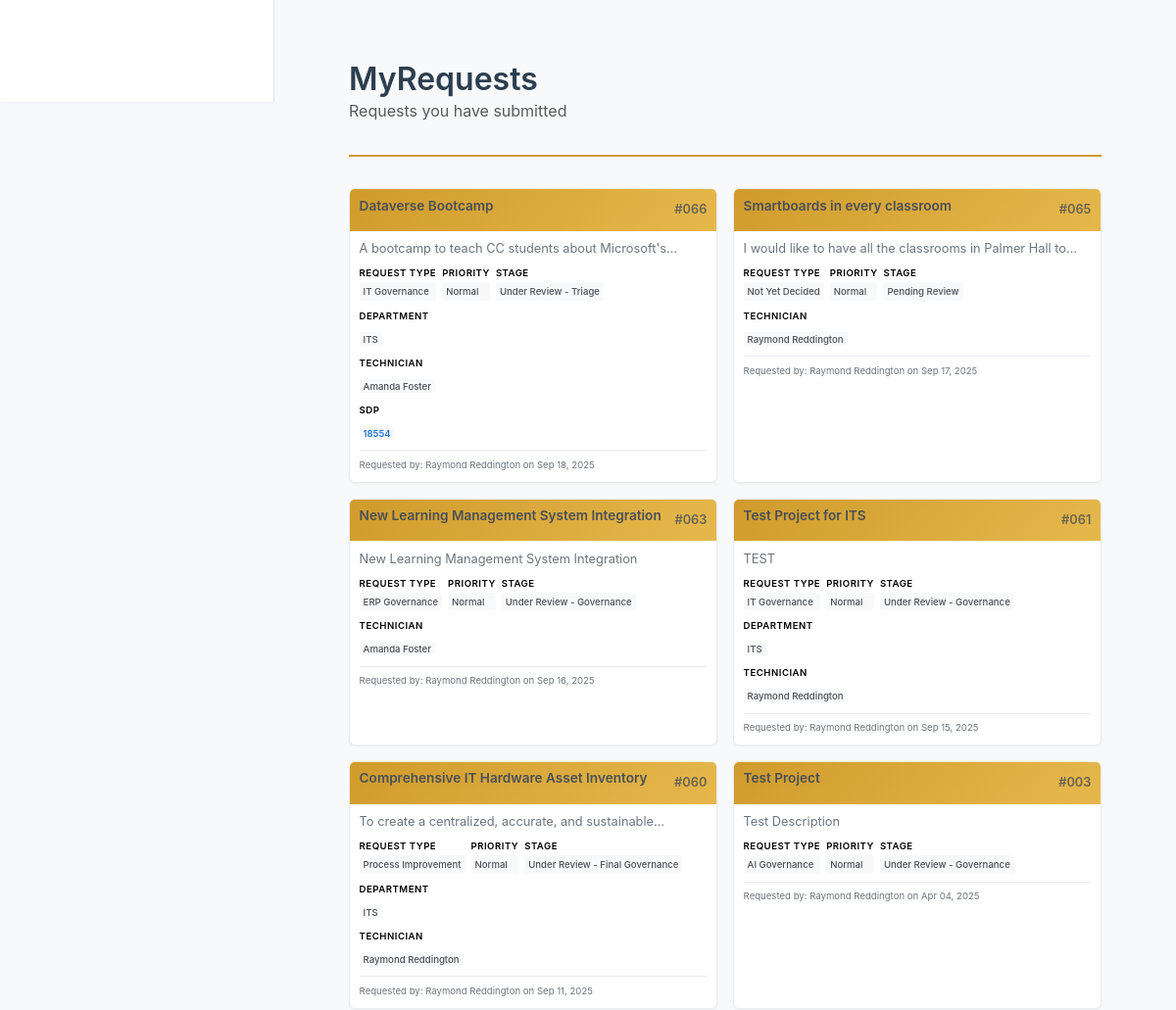
Before: /my-governance/ (signed in, middle part) with the older database file.
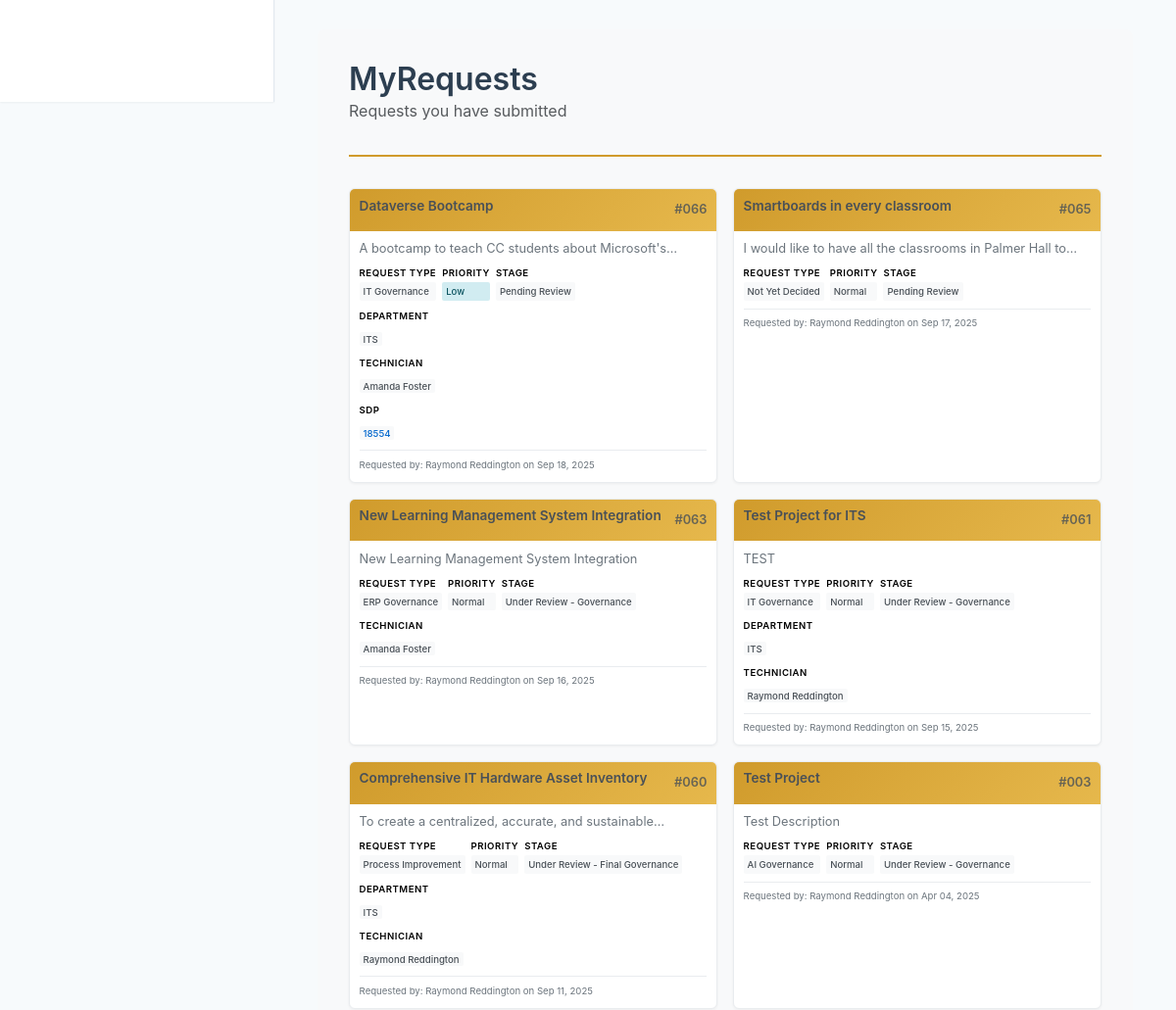
After: the same page with the newer database file.
### projects/models.py (models this page shows, shortened)
class Project(models.Model):
    STATUS_CHOICES = [
        ('pending', 'Pending Review'),
        ('approved', 'Recommended'),
        ('rejected', 'Not Recommended'),
        ('under_review_triage', 'Under Review - Triage'),
        ('under_review_governance', 'Under Review - Governance'),
        ('under_review_final_governance', 'Under Review - Final Governance'),
        ('completed', 'Completed'),
        ('archived', 'Archived'),
        ('on_hold', 'On Hold'),
        ('cancelled', 'Cancelled'),
    ]
    STAGE_CHOICES = [
        ('Pending_Review', 'Pending Review'),
        ('Under_Review_Triage', 'Under Review - Triage'),
        ('Under_Review_governance', 'Under Review - Governance'),
        ('Under_Review_Final_governance', 'Under Review - Final Governance'),
        ('Governance_Closure', 'Governance Closed - Recommended'),
        ('Governance_Closure_Not_Recommended', 'Governance Closed - Not Recommended'),
        ('Deleted', 'Deleted'),
    ]
    PRIORITY_CHOICES = [
        ('Low', 'Low'),
        ('Normal', 'Normal'),
        ('High', 'High'),
        ('Top', 'Top'),
    ]
    FINAL_PRIORITY_CHOICES = [
        (1, 'Low'),
        (2, 'Medium'),
        (3, 'High'),
    ]
    PROJECT_TYPE_CHOICES = [
        ('not_yet_decided', 'Not Yet Decided'),
        ('process_improvement', 'Process Improvement'),
        ('it_governance', 'IT Governance'),
        ('erp_governance', 'ERP Governance'),
        ('ai_governance', 'AI Governance'),
    ]
    title = models.CharField(max_length=200)
    description = models.TextField()
    project_type = models.CharField(
        max_length=20,
        choices=PROJECT_TYPE_CHOICES,
        default='not_yet_decided',
        verbose_name="Request Type",
        help_text="Type of request submission"
    )
    submitted_by = models.ForeignKey(User, on_delete=models.CASCADE, null=True, blank=True)
    submission_date = models.DateTimeField(default=timezone.now)
    status = models.CharField(max_length=30, choices=STATUS_CHOICES, default='pending')
    stage = models.CharField(max_length=40, choices=STAGE_CHOICES, default='Pending_Review', help_text="Current stage of the project")
    budget = models.DecimalField(max_digits=10, decimal_places=2, null=True, blank=True)
    start_date = models.DateField(null=True, blank=True)
    end_date = models.DateField(null=True, blank=True)
    department = models.CharField(max_length=100, null=True, blank=True)
    sdp_ticket_number = models.CharField(max_length=50, null=True, blank=True, help_text="SDP Ticket Number")
    sdp_link = models.URLField(max_length=500, null=True, blank=True, help_text="SDP Link URL")
    contact_person = models.CharField(max_length=100, null=True, blank=True)
    contact_email = models.EmailField(null=True, blank=True)
    contact_phone = models.CharField(max_length=20, null=True, blank=True)
    triage_notes = models.TextField(blank=True, null=True)
    triaged_by = models.ForeignKey(
        User,
        on_delete=models.SET_NULL,
        null=True,
        blank=True,
        related_name='triaged_projects',
        help_text="Technician assigned during triage"
    )
    triage_date = models.DateTimeField(null=True, blank=True, help_text="Date when the request was triaged")
    priority = models.CharField(max_length=10, choices=PRIORITY_CHOICES, default='Normal')
    scoring_notes = models.TextField(blank=True, null=True, help_text="Notes related to project scoring or evaluation")
    final_priority = models.IntegerField(null=True, blank=True, help_text="Project ranking (lower number = higher priority)")
    final_score = models.FloatField(null=True, blank=True, help_text="Final score")
    strategic_alignment = models.IntegerField(null=True, blank=True, help_text="Strategic alignment score (1-5)")
    cost_benefit = models.IntegerField(null=True, blank=True, help_text="Cost benefit score (1-5)")
    user_impact = models.IntegerField(null=True, blank=True, help_text="User impact and adoption score (1-5)")
    ease_of_implementation = models.IntegerField(null=True, blank=True, help_text="Ease of implementation score (1-5)")
    vendor_reputation_support = models.IntegerField(null=True, blank=True, help_text="Vendor reputation and support score (1-5)")
    security_compliance = models.IntegerField(null=True, blank=True, help_text="Security and compliance score (1-5)")
    student_centered = models.IntegerField(null=True, blank=True, help_text="Student-centered score (1-5)")
    @property
    def formatted_id(self):
        return f"PRJ-{self.id:03d}"
    class Meta:
        ordering = ['-submission_date']
        db_table = 'project_requests'

### projects/views.py (the view, shortened to what this page needs)
# urls.py: path('my-governance/', views.my_governance, name='my_governance'),
@login_required
def my_governance(request):
    if request.user.is_authenticated:
        user_projects = Project.objects.filter(submitted_by=request.user).order_by('-submission_date')
        triage_projects = None
        governance_projects = None
        final_governance_projects = None
        final_governance_projects = Project.objects.filter(
            stage='Under_Review_Final_governance'
        ).order_by(
            models.F('final_priority').asc(nulls_last=True),
            '-submission_date'
        )
    def get_user_committee_display(user):
        if user.is_superuser:
            return "SuperUser"
        committees = []
        if is_triage_lead_user(user):
            committees.append("Triage Lead")
        elif is_triage_user(user):
            committees.append("Triage")
        if is_ai_governance_lead_user(user):
            committees.append("AI Governance Lead")
        elif is_ai_governance_user(user):
            committees.append("AI Governance")
        if is_erp_governance_lead_user(user):
            committees.append("ERP Governance Lead")
        elif is_erp_governance_user(user):
            committees.append("ERP Governance")
        if is_it_governance_lead_user(user):
            committees.append("IT Governance Lead")
        elif is_it_governance_user(user):
            committees.append("IT Governance")
        if is_process_improvement_lead_user(user):
            committees.append("Process Improvement Lead")
        elif is_process_improvement_user(user):
            committees.append("Process Improvement")
        return " | ".join(committees) if committees else "User"
    context = {
        'user_projects': user_projects,
        'triage_projects': triage_projects,
        'governance_projects': governance_projects,
        'final_governance_projects': final_governance_projects,
        'is_triage_user': is_triage_user(request.user),
        'is_triage_lead_user': is_triage_lead_user(request.user),
        'is_ai_governance_user': is_ai_governance_user(request.user),
        'is_ai_governance_lead_user': is_ai_governance_lead_user(request.user),
        'is_erp_governance_user': is_erp_governance_user(request.user),
        'is_erp_governance_lead_user': is_erp_governance_lead_user(request.user),
        'is_it_governance_user': is_it_governance_user(request.user),
        'is_it_governance_lead_user': is_it_governance_lead_user(request.user),
        'is_process_improvement_user': is_process_improvement_user(request.user),
        'is_process_improvement_lead_user': is_process_improvement_lead_user(request.user),
        'is_scoring_user': is_scoring_user(request.user),
        'is_superuser': request.user.is_superuser,
        'can_modify_final_priority': can_modify_final_priority(request.user),
        'user_committee_display': get_user_committee_display(request.user),
    }
    return render(request, 'projects/my_governance.html', context)

### projects/views.py (called while the page is built)
def is_triage_user(user):
    return user.is_staff or user.groups.filter(name='Triage Group').exists()

def is_triage_lead_user(user):
    return user.is_staff or user.groups.filter(name='Triage Group Lead').exists()

def is_ai_governance_user(user):
    return user.is_staff or user.groups.filter(name='AI Governance Group').exists()

def is_ai_governance_lead_user(user):
    return user.is_staff or user.groups.filter(name='AI Governance Group Lead').exists()

def is_erp_governance_user(user):
    return user.is_staff or user.groups.filter(name='ERP Governance Group').exists()

def is_erp_governance_lead_user(user):
    return user.is_staff or user.groups.filter(name='ERP Governance Group Lead').exists()

def is_it_governance_user(user):
    return user.is_staff or user.groups.filter(name='IT Governance Group').exists()

def is_it_governance_lead_user(user):
    return user.is_staff or user.groups.filter(name='IT Governance Group Lead').exists()

def is_process_improvement_user(user):
    return user.is_staff or user.groups.filter(name='Process Improvement Group').exists() or user.groups.filter(name='Process Improvement Governance Group').exists()

### projects/templates/projects/my_governance.html (shortened to what the changed rows need)
{% extends 'base_cc.html' %}
{% load tz %}
{% block content %}
<div class="container-fluid">
    <div class="row">
        <div class="col-12">
            <div class="cc-content-area" style="margin-top: 2rem;">
                <div class="cc-section-header">
                    <h2>MyRequests</h2>
                </div>
                {% if user_projects %}
                    <div class="cc-projects-grid">
                        {% for project in user_projects %}
                        <div class="cc-project-card" data-project-id="{{ project.id }}" style="cursor: pointer;" onclick="showProjectDetails({{ project.id }})">
                            <div class="cc-project-header">
                                <div class="cc-project-title">{{ project.title }}</div>
                                <div class="cc-project-id">#{{ project.id|stringformat:"03d" }}</div>
                            </div>
                            <div class="cc-project-body">
                                <div class="cc-project-description">
                                    {{ project.description|truncatechars:120 }}
                                </div>
                                <div class="cc-project-meta">
                                    {% if project.project_type %}
                                    <div class="cc-meta-section">
                                        <div class="cc-meta-title">Request Type</div>
                                        <span class="cc-meta-item">{{ project.get_project_type_display }}</span>
                                    </div>
                                    {% endif %}
                                    {% if project.priority %}
                                    <div class="cc-meta-section">
                                        <div class="cc-meta-title">Priority</div>
                                        <span class="cc-meta-item cc-priority-{{ project.priority|lower }}">{{ project.priority }}</span>
                                    </div>
                                    {% endif %}
                                    <div class="cc-meta-section">
                                        <div class="cc-meta-title">Stage</div>
                                        <span class="cc-meta-item">{{ project.get_stage_display }}</span>
                                    </div>
                                </div>
                                {% if project.department %}
                                <div class="cc-department-section">
                                    <div class="cc-department-title">Department</div>
                                    <span class="cc-meta-item">{{ project.department }}</span>
                                </div>
                                {% endif %}
                                {% if project.contact_person %}
                                <div class="cc-department-section">
                                    <div class="cc-department-title">Technician</div>
                                    <span class="cc-meta-item">{{ project.contact_person }}</span>
                                </div>
                                {% endif %}
                                {% if project.sdp_ticket_number and project.sdp_link %}
                                <div class="cc-department-section">
                                    <div class="cc-department-title">SDP</div>
                                    <span class="cc-meta-item"><a href="{{ project.sdp_link }}" target="_blank" rel="noopener noreferrer">{{ project.sdp_ticket_number }}</a></span>
                                </div>
                                {% endif %}
                                <div class="cc-project-meta-requested">
                                    Requested by:
                                    {% if project.submitted_by %}
                                        {{ project.submitted_by.get_full_name|default:project.submitted_by.username }}
                                    {% else %}
                                        Unknown
                                    {% endif %}
                                    on {% timezone "America/Denver" %}{{ project.submission_date|date:'M d, Y' }}{% endtimezone %}
                                </div>
                            </div>
                        </div>
                        {% endfor %}
                    </div>
                {% endif %}
            </div>
        </div>
    </div>
</div>
{% endblock %}

Changed rows visible on the page:
changed Project "Dataverse Bootcamp": priority "Normal" → "Low"; stage "Under Review - Triage" → "Pending Review"
changed Project "Smartboards in every classroom": contact_person "Raymond Reddington" → (not shown)
